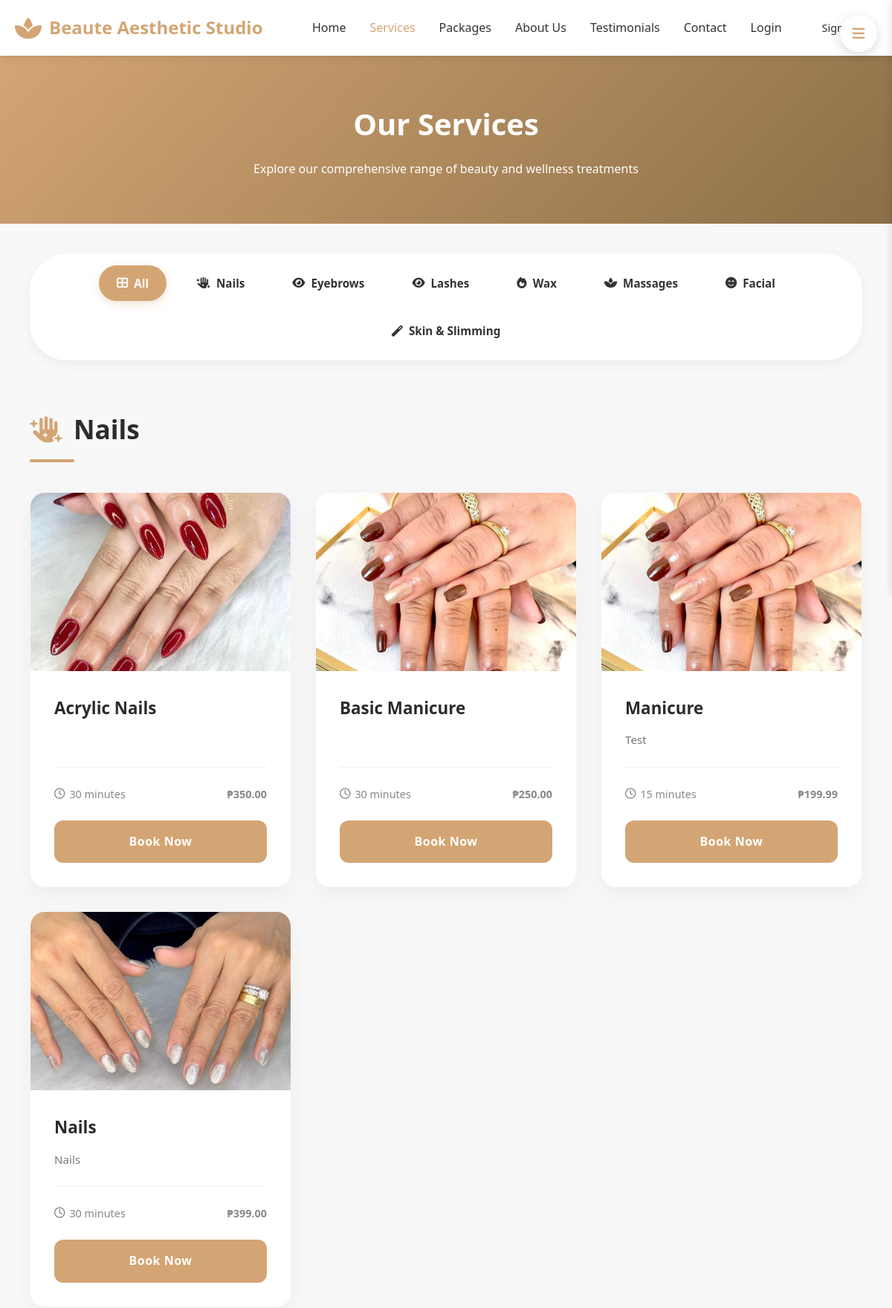
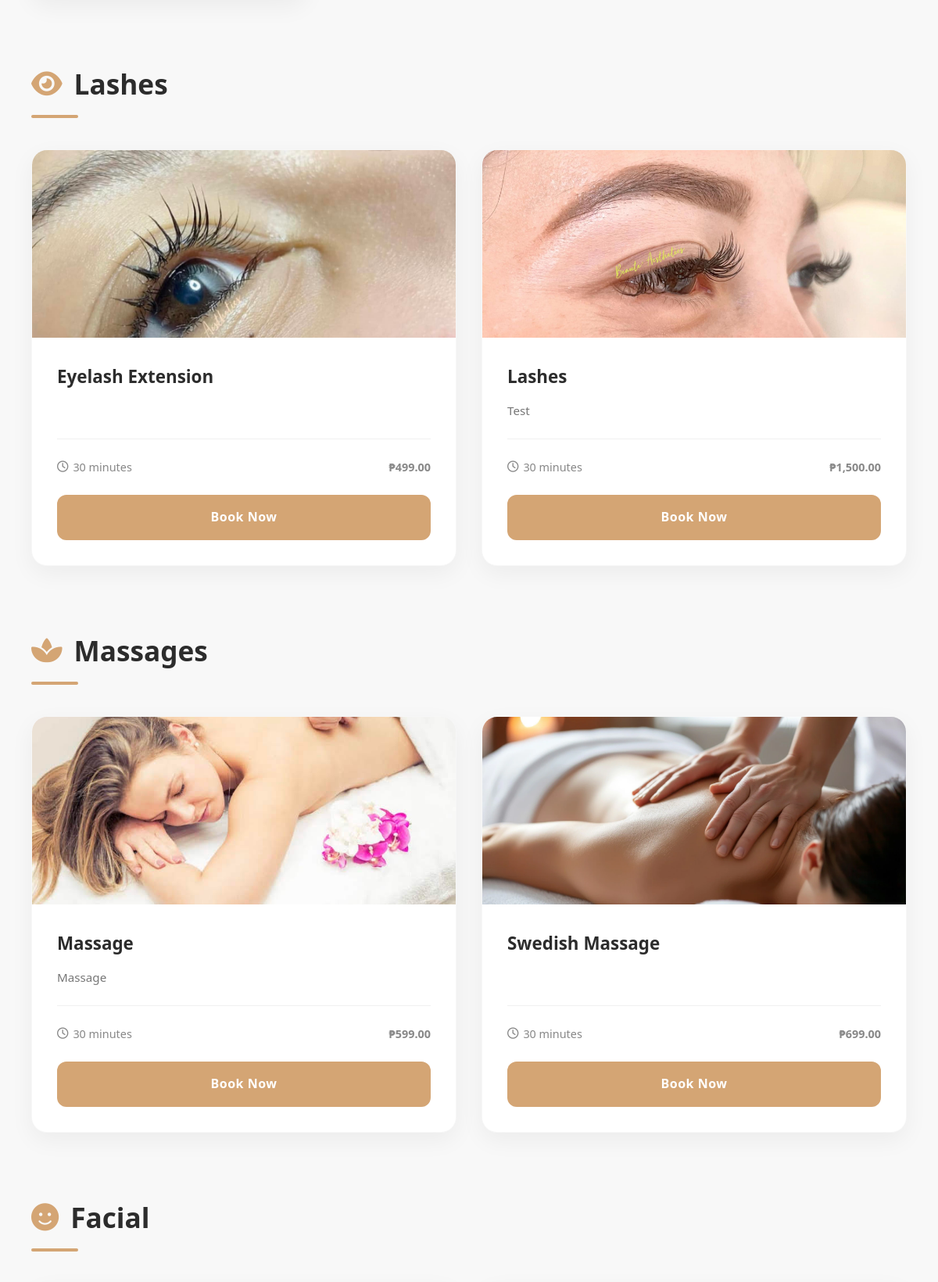
/services.php (upper part), run on the app's committed database (2 pictures, top to bottom).
### tables this page shows
CREATE TABLE `services` (
  `id` int(11) NOT NULL,
  `name` varchar(255) NOT NULL,
  `category` enum('nails','eyebrows','lashes','wax','massages','facial','skin_slimming') NOT NULL,
  `description` text DEFAULT NULL,
  `duration` int(11) NOT NULL COMMENT 'Duration in minutes',
  `base_price` decimal(10,2) NOT NULL,
  `image_url` varchar(500) DEFAULT NULL,
  `status` enum('active','inactive') DEFAULT 'active',
  `created_at` timestamp NOT NULL DEFAULT current_timestamp(),
  `updated_at` timestamp NOT NULL DEFAULT current_timestamp() ON UPDATE current_timestamp()
);

### config/functions.php (called while the page is built, shortened)
<?php
function formatPrice($price) {
    return '₱' . number_format($price, 2);
}

### services.php (the view, shortened to what this page needs)
<?php
require_once 'config/functions.php';
$conn = getDBConnection();
$category = isset($_GET['category']) ? sanitize($_GET['category']) : null;
$sql = "SELECT * FROM services WHERE status = 'active'";
$params = [];
$sql .= " ORDER BY category, name";
$stmt = $conn->prepare($sql);
$stmt->execute($params);
$services = $stmt->fetchAll();
$services_by_category = [];
foreach ($services as $service) {
    $services_by_category[$service['category']][] = $service;
}
?>
<!DOCTYPE html>
<html lang="en">
<head>
    <link rel="stylesheet" href="assets/css/style.css">
    <link rel="stylesheet" href="assets/css/booking.css">
    <link rel="stylesheet" href="https://cdnjs.cloudflare.com/ajax/libs/font-awesome/6.4.0/css/all.min.css">
</head>
<body>
    <?php include 'includes/header.php'; ?>
    <section class="page-header">
        <div class="container">
            <h1>Our Services</h1>
            <p>Explore our comprehensive range of beauty and wellness treatments</p>
        </div>
    </section>
    <section class="services-page">
        <div class="container">
            <div class="category-filters">
                <a href="services.php" class="filter-btn <?php echo !$category ? 'active' : ''; ?>">
                    <i class="fas fa-th-large"></i> All
                </a>
                <a href="services.php?category=nails" class="filter-btn <?php echo $category === 'nails' ? 'active' : ''; ?>">
                    <i class="fas fa-hand-sparkles"></i> Nails
                </a>
                <a href="services.php?category=eyebrows" class="filter-btn <?php echo $category === 'eyebrows' ? 'active' : ''; ?>">
                    <i class="fas fa-eye"></i> Eyebrows
                </a>
                <a href="services.php?category=lashes" class="filter-btn <?php echo $category === 'lashes' ? 'active' : ''; ?>">
                    <i class="fas fa-eye"></i> Lashes
                </a>
                <a href="services.php?category=wax" class="filter-btn <?php echo $category === 'wax' ? 'active' : ''; ?>">
                    <i class="fas fa-fire"></i> Wax
                </a>
                <a href="services.php?category=massages" class="filter-btn <?php echo $category === 'massages' ? 'active' : ''; ?>">
                    <i class="fas fa-spa"></i> Massages
                </a>
                <a href="services.php?category=facial" class="filter-btn <?php echo $category === 'facial' ? 'active' : ''; ?>">
                    <i class="fas fa-smile-beam"></i> Facial
                </a>
                <a href="services.php?category=skin_slimming" class="filter-btn <?php echo $category === 'skin_slimming' ? 'active' : ''; ?>">
                    <i class="fas fa-magic"></i> Skin & Slimming
                </a>
            </div>
            <?php foreach ($services_by_category as $cat => $cat_services): ?>
                <div class="category-section">
                    <h2 class="category-title">
                        <?php
                        $icons = [
                            'nails' => 'hand-sparkles',
                            'eyebrows' => 'eye',
                            'lashes' => 'eye',
                            'wax' => 'fire',
                            'massages' => 'spa',
                            'facial' => 'smile',
                            'skin_slimming' => 'leaf'
                        ];
                        $icon = $icons[$cat] ?? 'spa';
                        $display_name = [
                            'nails' => 'Nails',
                            'eyebrows' => 'Eyebrows',
                            'lashes' => 'Lashes',
                            'wax' => 'Wax',
                            'massages' => 'Massages',
                            'facial' => 'Facial',
                            'skin_slimming' => 'Skin & Slimming Treatments'
                        ];
                        ?>
                        <i class="fas fa-<?php echo $icon; ?>"></i>
                        <?php echo $display_name[$cat] ?? ucfirst($cat); ?>
                    </h2>
                    <div class="services-grid">
                        <?php foreach ($cat_services as $service): ?>
                            <div class="service-card-detailed">
                                <div class="service-image">
                                    <?php if (!empty($service['image_url'])): ?>
                                        <img src="<?php echo htmlspecialchars($service['image_url']); ?>" alt="<?php echo htmlspecialchars($service['name']); ?>">
                                    <?php else: ?>
                                        <i class="fas fa-<?php echo $icon; ?>"></i>
                                    <?php endif; ?>
                                </div>
                                <div class="service-details">
                                    <h3><?php echo htmlspecialchars($service['name']); ?></h3>
                                    <p><?php echo htmlspecialchars($service['description']); ?></p>
                                    <div class="service-meta">
                                        <span><i class="far fa-clock"></i> <?php echo $service['duration']; ?> minutes</span>
                                        <span class="service-price"><?php echo formatPrice($service['base_price']); ?></span>
                                    </div>
                                    <a href="booking.php?service=<?php echo $service['id']; ?>" class="btn btn-primary">Book Now</a>
                                </div>
                            </div>
                        <?php endforeach; ?>
                    </div>
                </div>
            <?php endforeach; ?>
        </div>
    </section>
    <?php include 'includes/footer.php'; ?>
</body>
</html>

### assets/css/style.css (style rules this page uses)
* { margin: 0; padding: 0; box-sizing: border-box; }
:root { --primary-color: #d4a574; --secondary-color: #8b6f47; --accent-color: #f5e6d3; --dark-color: #2c2c2c; --light-color: #f8f8f8; --text-color: #333; --success-color: #28a745; --danger-color: #dc3545; --warning-color: #ffc107; --info-color: #17a2b8; --white: #ffffff; --shadow: 0 2px 10px rgba(0, 0, 0, 0.1); --shadow-lg: 0 5px 20px rgba(0, 0, 0, 0.15); }
body { font-family: 'Segoe UI', Tahoma, Geneva, Verdana, sans-serif; line-height: 1.6; color: var(--text-color); background-color: var(--white); }
.container { max-width: 1200px; margin: 0 auto; padding: 0 20px; }
.btn { display: inline-block; padding: 12px 30px; border-radius: 50px; text-decoration: none; font-weight: 600; transition: all 0.3s; border: 2px solid transparent; cursor: pointer; font-size: 1rem; }
.btn-primary { background: var(--white); color: var(--primary-color); }
section { padding: 80px 20px; }
.services-grid { display: grid; grid-template-columns: repeat(auto-fit, minmax(300px, 1fr)); gap: 2rem; margin-bottom: 3rem; }
.service-card-detailed { background: var(--white); border-radius: 20px; overflow: hidden; box-shadow: 0 10px 30px rgba(0, 0, 0, 0.05); transition: all 0.4s cubic-bezier(0.165, 0.84, 0.44, 1); height: 100%; display: flex; flex-direction: column; border: 1px solid rgba(0, 0, 0, 0.03); }
.service-card-detailed .service-image { height: 240px; width: 100%; background: linear-gradient(135deg, #fdfbfb 0%, #ebedee 100%); display: flex; align-items: center; justify-content: center; overflow: hidden; position: relative; }
.service-card-detailed .service-image img { width: 100%; height: 100%; object-fit: cover; transition: transform 0.6s ease; }
.service-card-detailed .service-details { padding: 2rem; flex: 1; display: flex; flex-direction: column; }
.service-card-detailed h3 { font-size: 1.4rem; margin-bottom: 0.8rem; color: var(--dark-color); font-weight: 700; }
.service-card-detailed p { color: #777; font-size: 0.95rem; line-height: 1.6; margin-bottom: 1.5rem; }
.service-card-detailed .service-meta { margin-top: auto; padding-top: 1.5rem; display: flex; justify-content: space-between; align-items: center; border-top: 1px solid #f0f0f0; }
.service-card-detailed .service-meta span { font-size: 0.9rem; color: #888; display: flex; align-items: center; gap: 6px; }
.service-card-detailed .service-price { font-weight: 800; color: var(--primary-color); font-size: 1.4rem; }
.service-card-detailed .btn-primary { margin-top: 1.5rem; width: 100%; text-align: center; border-radius: 12px; padding: 14px; font-weight: 700; letter-spacing: 0.5px; background: var(--primary-color); color: white; }
.services-page { padding: 40px 20px; background: var(--light-color); }
.category-filters { display: flex; flex-wrap: wrap; gap: 1rem; margin-bottom: 4rem; justify-content: center; padding: 1rem; background: white; border-radius: 50px; box-shadow: 0 5px 15px rgba(0, 0, 0, 0.05); width: fit-content; margin-left: auto; margin-right: auto; }
.filter-btn { padding: 12px 24px; border: none; background: transparent; color: var(--text-color); text-decoration: none; border-radius: 30px; transition: all 0.4s cubic-bezier(0.175, 0.885, 0.32, 1.275); font-weight: 600; font-size: 0.95rem; display: inline-flex; align-items: center; gap: 8px; }
.filter-btn.active { background: var(--primary-color); color: var(--white); box-shadow: 0 4px 12px rgba(212, 165, 116, 0.3); }
.category-section { margin-bottom: 5rem; }
.category-title { color: var(--dark-color); margin-bottom: 2.5rem; display: flex; align-items: center; gap: 15px; font-size: 2.2rem; position: relative; padding-bottom: 1rem; }
.category-title::after { content: ''; position: absolute; bottom: 0; left: 0; width: 60px; height: 4px; background: var(--primary-color); border-radius: 2px; }
.category-title i { color: var(--primary-color); }

### assets/css/booking.css (style rules this page uses)
.page-header { background: linear-gradient(135deg, var(--primary-color) 0%, var(--secondary-color) 100%); color: var(--white); padding: 60px 20px; text-align: center; }
.page-header h1 { font-size: 2.5rem; margin-bottom: 1rem; }
.service-price { color: var(--primary-color); font-weight: 700; font-size: 1.1rem; }

### data on the page
services: image_url (picture), name "Acrylic Nails", duration "30", base_price "₱350.00"
services: image_url (picture), name "Basic Manicure", duration "30", base_price "₱250.00"
services: image_url (picture), name "Manicure", description "Test", duration "15", base_price "₱199.99"
services: image_url (picture), name "Nails", description "Nails", duration "30", base_price "₱399.00"
services: image_url (picture), name "Eyelash Extension", duration "30", base_price "₱499.00"
services: image_url (picture), name "Lashes", description "Test", duration "30", base_price "₱1,500.00"
services: image_url (picture), name "Massage", description "Massage", duration "30", base_price "₱599.00"
services: image_url (picture), name "Swedish Massage", duration "30", base_price "₱699.00"

### other printed values
$display_name[$cat] "Nails"
$display_name[$cat] "Lashes"
$display_name[$cat] "Massages"
$display_name[$cat] "Facial"
